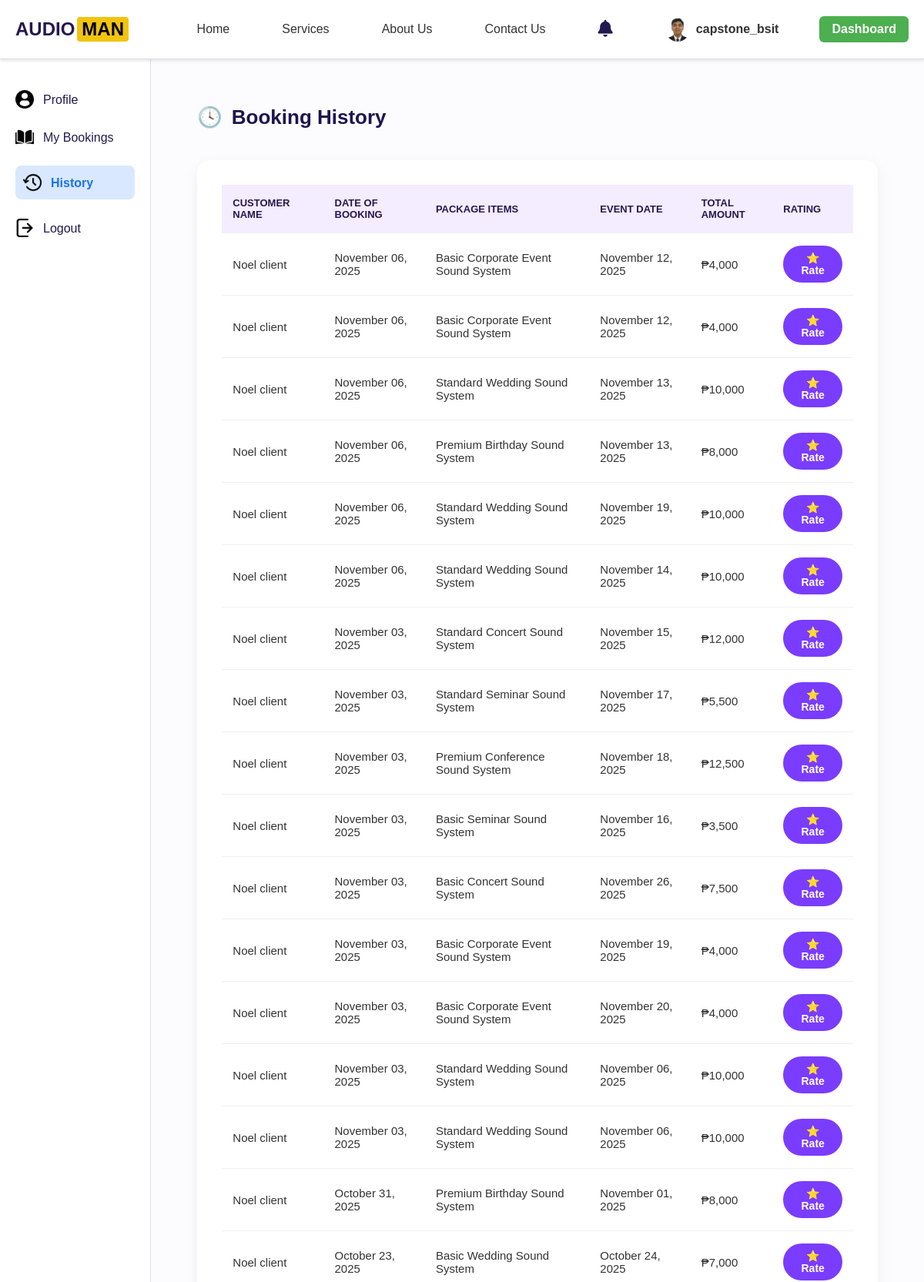
The page /accounts/history/ (signed in, upper part) on the database its author committed.
### accounts/models.py (models this page shows, shortened)
class Profile(models.Model):
    user = models.OneToOneField(User, on_delete=models.CASCADE)
    contact_number = models.CharField(max_length=20)
    province = models.CharField(max_length=100)
    city = models.CharField(max_length=100)
    barangay = models.CharField(max_length=100, blank=True, null=True)  # ➕ Added field
    address = models.CharField(max_length=255, blank=True, null=True)
    profile_picture = models.ImageField(upload_to='profile_pictures/', blank=True, null=True)
    requested_admin = models.BooleanField(default=False)

class Booking(models.Model):
    STATUS_CHOICES = [
        ('Processing', 'Processing'),
        ('Approved', 'Approved'),
        ('Rejected', 'Rejected'),
        ('Completed', 'Completed'),
    ]
    user = models.ForeignKey(User, on_delete=models.CASCADE)
    package = models.ForeignKey('ServicePackage', on_delete=models.CASCADE)
    full_name = models.CharField(max_length=100)
    email = models.EmailField()
    contact_number = models.CharField(max_length=20)
    event_date = models.DateField()
    event_time = models.TimeField()
    end_time = models.TimeField(null=True, blank=True)
    event_type = models.CharField(max_length=100)
    location = models.CharField(max_length=255)
    fulladdress = models.CharField(max_length=255, blank=True, null=True)
    audience_size = models.IntegerField()
    status = models.CharField(max_length=50, choices=STATUS_CHOICES, default='Processing')
    price = models.CharField(max_length=20)
    created_at = models.DateTimeField(default=timezone.now)
    cancel_reason = models.TextField(blank=True, null=True)
    reject_reason = models.TextField(null=True, blank=True)
    review_exists = models.BooleanField(null=False, default=False)
    barangay = models.CharField(max_length=100, blank=True, null=True)

class ServicePackage(models.Model):
    EVENT_CHOICES = [
        ("Wedding", "Wedding"),
        ("Birthday", "Birthday"),
        ("Corporate", "Corporate"),
        ("Concert", "Concert"),
        ("Seminar", "Seminar"),
        ("Graduation", "Graduation"),
        ("Awarding Ceremony", "Awarding Ceremony"),
        ("Fundraising", "Fundraising"),
        ("Fashion Show", "Fashion Show"),
        ("Church", "Church"),
        ("Conference", "Conference"),
        ("School Event", "School Event"),
        ("Charity Event", "Charity Event"),
    ]
    title = models.CharField(max_length=200)
    description = models.TextField()
    price = models.CharField(max_length=50)
    image = models.ImageField(upload_to="packages/", blank=True, null=True)
    equipment = models.ManyToManyField(
        Equipment,
        through="PackageEquipment",
        related_name="service_packages"
    )
    category = models.CharField(
        max_length=50,
        choices=EVENT_CHOICES,
        default="Wedding"
    )

### accounts/views.py (the view)
# urls.py: path('history/', views.history, name='history'),
@login_required
def history(request):
    bookings = Booking.objects.filter(user=request.user).exclude(status='Processing').order_by('-created_at')
    history_list = []
    for booking in bookings:
        history_list.append({
            'id': booking.id,
            'customer_name': booking.full_name,
            'date_booked': booking.created_at.strftime('%B %d, %Y'),
            'package': booking.package.title,
            'event_date': booking.event_date.strftime('%B %d, %Y'),
            'total': booking.price,
            'rating': booking.rating if hasattr(booking, 'rating') else '',  # Assume you have rating field or adjust accordingly
            'status': booking.status,
        })
    return render(request, 'accounts/history.html', {'history_list': history_list})

### accounts/context_processors.py (called while the page is built)
def notifications_context(request):
    if request.user.is_authenticated:
        notifications = Notification.objects.filter(user=request.user).order_by('-created_at')
        unread_count = notifications.filter(is_read=False).count()
        return {
            'notifications': notifications,
            'notifications_unread_count': unread_count
        }
    return {}

### accounts/templates/accounts/history.html (shortened to what this page needs)
{% extends 'base.html' %}
{% load static %}
{% block content %}
<div class="container">
  <aside class="sidebar">
    <ul>
      <li class="{% if request.resolver_match.url_name == 'profile' %}active{% endif %}">
        <img src="{% static 'images/profile-user.png' %}" alt="Profile Icon">
        <span><a href="{% url 'profile' %}">Profile</a></span>
    </li>
    <li class="{% if request.resolver_match.url_name == 'mybookings' %}active{% endif %}">
        <img src="{% static 'images/open-book.png' %}" alt="Bookings Icon">
        <span><a href="{% url 'mybookings' %}">My Bookings</a></span>
    </li>
    <li class="{% if request.resolver_match.url_name == 'history' %}active{% endif %}">
        <img src="{% static 'images/history.png' %}" alt="History Icon">
        <span><a href="{% url 'history' %}">History</a></span>
    </li>
    <li>
        <img src="{% static 'images/logout.png' %}" alt="Logout Icon">
        <span><a href="javascript:void(0);" onclick="confirmLogout()">Logout</a></span>
    </li>
    </ul>
  </aside>
  <main class="main-content">
    <h2><span class="icon">🕓</span> Booking History</h2>
    <div class="table-container">
      <table>
        <thead>
          <tr>
            <th>Customer Name</th>
            <th>Date of Booking</th>
            <th>Package Items</th>
            <th>Event Date</th>
            <th>Total Amount</th>
            <th>Rating</th>
          </tr>
        </thead>
        <tbody>
          {% for booking in history_list %}
            <tr>
              <td>{{ booking.customer_name }}</td>
              <td>{{ booking.date_booked }}</td>
              <td>{{ booking.package }}</td>
              <td>{{ booking.event_date }}</td>
              <td>{{ booking.total }}</td>
              <td>
              {% if booking.status == "Completed" %}
                {% if booking.review_exists %}
                  <button
                    class="rate-btn completed"
                    disabled>
                    Completed
                  </button>
                {% else %}
                  <button
                    class="rate-btn"
                    onclick="openModal('{{ booking.id }}', '{{ booking.customer_name }}', '{{ booking.date_booked }}', '{{ booking.package }}', '{{ booking.event_date }}', '{{ booking.rating|default:'' }}')">
                    ⭐ Rate
                  </button>
                {% endif %}
              {% else %}
                N/A
              {% endif %}
            </td>
            </tr>
          {% empty %}
            <tr><td colspan="6">No history found.</td></tr>
          {% endfor %}
        </tbody>
      </table>
    </div>
  </main>
</div>
{% endblock %}

### accounts/templates/base.html (shortened to what this page needs)
{% load static %}
<!DOCTYPE html>
<html lang="en">
<head>
    <link rel="stylesheet" href="{% static 'css/base.css' %}">
    <link rel="stylesheet" href="https://cdnjs.cloudflare.com/ajax/libs/font-awesome/6.4.0/css/all.min.css">
</head>
<body>
<header class="nav-header">
    <div class="left-section">
        <div class="logo">
            <span class="text-white">AUDIO</span><span class="text-yellow">MAN</span>
        </div>
    </div>
    <nav id="navMenu">
        <ul>
            <li class="{% if request.resolver_match.url_name == 'home' %}active{% endif %}">
                <a href="{% url 'home' %}">Home</a>
            </li>
            <li class="{% if request.resolver_match.url_name == 'services' %}active{% endif %}">
                <a href="{% url 'services' %}">Services</a>
            </li>
            <li class="{% if request.resolver_match.url_name == 'aboutus' %}active{% endif %}">
                <a href="{% url 'aboutus' %}">About Us</a>
            </li>
            <li class="{% if request.resolver_match.url_name == 'contactus' %}active{% endif %}">
                <a href="{% url 'contactus' %}">Contact Us</a>
            </li>
            {% if user.is_authenticated %}
                <li class="notification-item">
                    <a href="#" class="notification-link" id="notificationBell">
                        <i class="fas fa-bell"></i>
                    </a>
                </li>
                <li class="profile-item">
                    <a href="{% url 'profile' %}" class="profile-link">
                        {% if user.profile.profile_picture %}
                            <img src="{{ user.profile.profile_picture.url }}" alt="Profile Picture">
                        {% else %}
                            <img src="{% static 'images/profile-icon.png' %}" alt="Default Icon">
                        {% endif %}
                        <span class="profile-name">{{ user.username }}</span>
                    </a>
                </li>
                {% if user.is_staff %}
                    <li><a href="{% url 'dashboard' %}" class="dashboard-btn">Dashboard</a></li>
                {% endif %}
            {% else %}
                <li><a href="{% url 'register' %}">Register</a></li>
                <li><a href="{% url 'login' %}">Login</a></li>
            {% endif %}
        </ul>
    </nav>
</header>
{% block content %}{% endblock %}
</body>
</html>

### accounts/static/css/base.css (style rules this page uses)
:root { --primary-color: #23194f; --secondary-color: #DDFEF8; --accent-color: #3a2d7c; --highlight-bg: linear-gradient(135deg, #dceaff, #eef5ff); --text-color: #333; --light-color: #ffffff; --font-main: 'MavenPro', sans-serif; }
* { box-sizing: border-box; margin: 0; padding: 0; }
body { font-family: var(--font-main); background-color: var(--light-color); color: var(--text-color); }
.nav-header { display: flex; justify-content: space-between; align-items: center; background-color: #ffffff; padding: 12px 30px; box-shadow: 0 2px 4px rgba(0, 0, 0, 0.1); }
.logo { display: flex; align-items: center; font-family: 'MavenPro', sans-serif; font-size: 1.8rem; font-weight: bold; color: #23194f; }
.logo .text-white { color: #23194f; }
.logo .text-yellow { background-color: #f1c40f; color: #000000; padding: 2px 6px; border-radius: 4px; margin-left: 3px; font-weight: bold; }
nav ul { display: flex; list-style: none; margin: 0; padding: 0; }
nav ul li { margin-left: 20px; position: relative; }
nav ul li a { text-decoration: none; color: #333333; font-weight: 500; padding: 8px 12px; border-radius: 5px; transition: background-color 0.3s, color 0.3s; display: flex; align-items: center; }
.profile-link { display: flex; align-items: center; gap: 8px; text-decoration: none; color: var(--text-color); }
.profile-link img { width: 24px; height: 24px; border-radius: 50%; object-fit: cover; }
.profile-name { font-size: 1rem; font-weight: 500; }

### accounts/templates/accounts/history.html (style rules this page uses)
.container { display: flex; min-height: 100vh; font-family: 'MavenPro', sans-serif; background-color: #f9f9fb; }
.sidebar { width: 240px; background-color: #ffffff; padding: 40px 20px; border-right: 1px solid #e0e0e0; }
.sidebar ul { list-style: none; padding: 0; margin: 0; }
.sidebar li { display: flex; align-items: center; margin-bottom: 25px; font-size: 18px; }
.sidebar li img { width: 24px; height: 24px; margin-right: 12px; }
.sidebar li span a { color: #23194f; font-weight: 500; font-size: 16px; text-decoration: none; transition: color 0.3s ease; }
.sidebar li.active { background: #d9e8ff; border-radius: 8px; padding: 10px; }
.sidebar li.active a { color: #1a73e8; font-weight: 700; }
.main-content { flex-grow: 1; padding: 60px; background-color: #fcfcff; }
.main-content h2 { font-size: 26px; font-weight: 700; color: #1e144e; display: flex; align-items: center; gap: 12px; margin-bottom: 40px; }
.table-container { background-color: #ffffff; padding: 32px; border-radius: 16px; box-shadow: 0 6px 20px rgba(0,0,0,0.06); overflow-x: auto; }
table { width: 100%; border-collapse: collapse; font-size: 15px; }
th, td { text-align: left; padding: 16px 14px; border-bottom: 1px solid #f0f0f0; }
th { background-color: #f4ecff; color: #23194f; font-weight: 600; text-transform: uppercase; font-size: 13px; }
a { color: #7a3cff; text-decoration: none; font-weight: 600; }
.rate-btn { background-color: #7a3cff; color: white; border: none; padding: 8px 18px; border-radius: 25px; font-size: 14px; font-weight: 600; cursor: pointer; transition: background-color 0.3s ease, transform 0.1s ease; }

### accounts/templates/base.html (style rules this page uses)
.nav-header { display: flex; justify-content: space-between; align-items: center; padding: 12px 20px; width: 100%; background-color: white; border-bottom: 1px solid #ddd; position: relative; z-index: 100; }
.left-section { display: flex; align-items: center; gap: 15px; }
.logo { font-size: 24px; font-weight: 800; }
.text-white { color: #23194f; }
.text-yellow { color: #fbc531; }
nav ul { display: flex; gap: 18px; margin: 0; padding: 0; align-items: center; }
nav ul li { list-style: none; }
nav ul li a { text-decoration: none; color: #333; padding: 8px 10px; border-radius: 5px; transition: background 0.3s; }
nav ul li a { display: block; width: 100%; padding: 10px 15px; }
.profile-link img { width: 32px; height: 32px; border-radius: 50%; }
.profile-name { font-weight: 600; }
.dashboard-btn { background-color: #4CAF50; padding: 8px 16px; border-radius: 6px; color: white; font-weight: 600; text-decoration: none; transition: background 0.3s ease; }
.notification-item { position: relative; display: inline-block; }
.notification-link { color: #23194f; font-size: 22px; position: relative; cursor: pointer; transition: transform 0.2s ease, color 0.2s ease; }

### rows shown on the page
Booking: customer_name "Noel client", total "₱4,000"
ServicePackage: package "Basic Corporate Event Sound System" "Basic Corporate Event Sound System" "Basic Corporate Event Sound System" "Basic Corporate Event Sound System"
Booking: customer_name "Noel client", total "₱4,000"
Booking: customer_name "Noel client", total "₱10,000"
ServicePackage: package "Standard Wedding Sound System" "Standard Wedding Sound System" "Standard Wedding Sound System" "Standard Wedding Sound System" "Standard Wedding Sound System"
Booking: customer_name "Noel client", total "₱8,000"
ServicePackage: package "Premium Birthday Sound System" "Premium Birthday Sound System"
Booking: customer_name "Noel client", total "₱10,000"
Booking: customer_name "Noel client", total "₱10,000"
Booking: customer_name "Noel client", total "₱12,000"
ServicePackage: package "Standard Concert Sound System"
Booking: customer_name "Noel client", total "₱5,500"
ServicePackage: package "Standard Seminar Sound System"
Booking: customer_name "Noel client", total "₱12,500"
ServicePackage: package "Premium Conference Sound System"
Booking: customer_name "Noel client", total "₱3,500"
ServicePackage: package "Basic Seminar Sound System"
Booking: customer_name "Noel client", total "₱7,500"
ServicePackage: package "Basic Concert Sound System"
Booking: customer_name "Noel client", total "₱4,000"
Booking: customer_name "Noel client", total "₱4,000"
Booking: customer_name "Noel client", total "₱10,000"
Booking: customer_name "Noel client", total "₱10,000"
Booking: customer_name "Noel client", total "₱8,000"
Booking: customer_name "Noel client", date_booked "October 23, 2025", package "Basic Wedding Sound System", event_date "October 24, 2025", total "₱7,000"

### other values the page prints
{{ user.username }} "capstone_bsit"
{{ booking.date_booked }} "November 06, 2025" "November 06, 2025" "November 06, 2025" "November 06, 2025" "November 06, 2025" "November 06, 2025" "November 03, 2025" "November 03, 2025" "November 03, 2025" "November 03, 2025" "November 03, 2025" "November 03, 2025" "November 03, 2025" "November 03, 2025" "November 03, 2025" "October 31, 2025"
{{ booking.event_date }} "November 12, 2025" "November 12, 2025" "November 13, 2025" "November 13, 2025" "November 19, 2025" "November 14, 2025" "November 15, 2025" "November 17, 2025" "November 18, 2025" "November 16, 2025" "November 26, 2025" "November 19, 2025" "November 20, 2025" "November 06, 2025" "November 06, 2025" "November 01, 2025"
